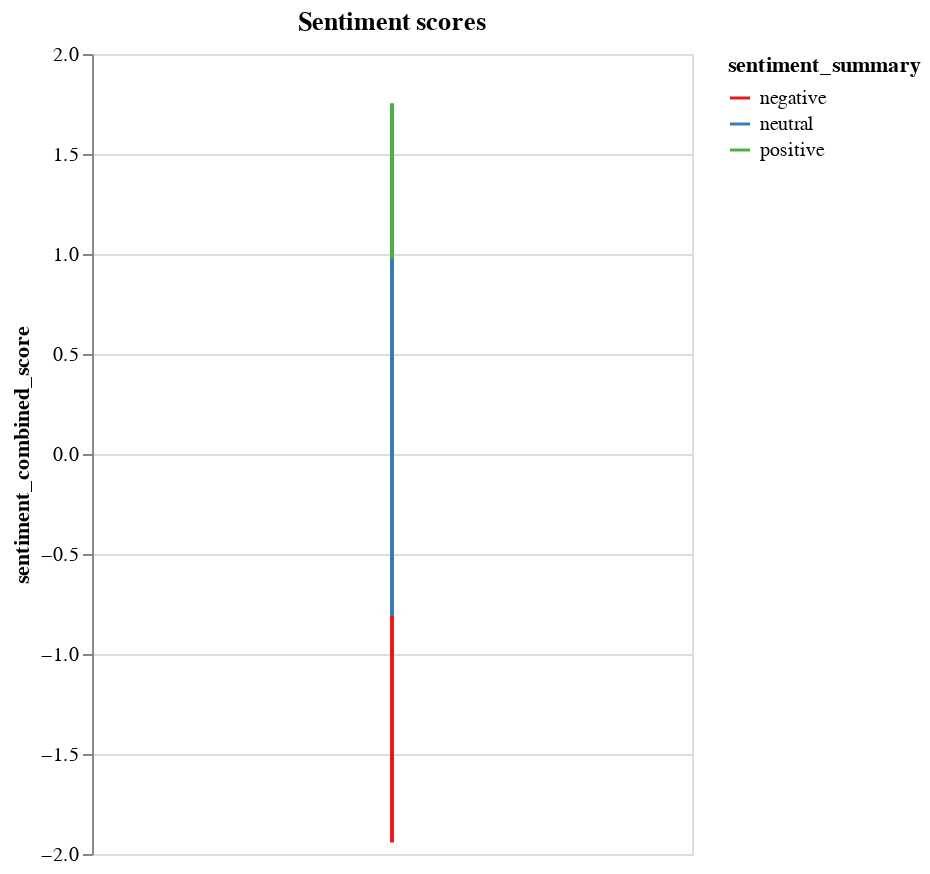

Write notebook code for a chart like this one.
### Markdown cell above
## Understanding Sentiment Combined Score

### Code cell
alt.Chart(data,width=300,height=400,title="Sentiment scores").mark_line().encode(#x=alt.X('x'),
    y='sentiment_combined_score',color=alt.Color('sentiment_summary',scale=alt.Scale(scheme='set1')),tooltip=['sentiment_summary','post_type','sentiment_combined_score:N']).interactive()

### Figure 1 — Vega-Lite specification as saved in the notebook (floating-point values rounded to 4 significant figures; data arrays with more than 128 entries replaced by an {"elided": "..."} marker saying what was removed)
{"config": {"view": {"continuousWidth": 400, "continuousHeight": 300}}, "data": {"name": "data-ebde604e090f32bc320ef62e2ece4d9f"}, "mark": "line", "encoding": {"color": {"type": "nominal", "field": "sentiment_summary", "scale": {"scheme": "set1"}}, "tooltip": [{"type": "nominal", "field": "sentiment_summary"}, {"type": "nominal", "field": "post_type"}, {"type": "nominal", "field": "sentiment_combined_score"}], "y": {"type": "quantitative", "field": "sentiment_combined_score"}}, "height": 400, "selection": {"selector007": {"type": "interval", "bind": "scales", "encodings": ["x", "y"]}}, "title": "Sentiment scores", "width": 300, "$schema": "https://vega.github.io/schema/vega-lite/v4.8.1.json", "datasets": {"data-ebde604e090f32bc320ef62e2ece4d9f": {"elided": "1000 records"}}}
